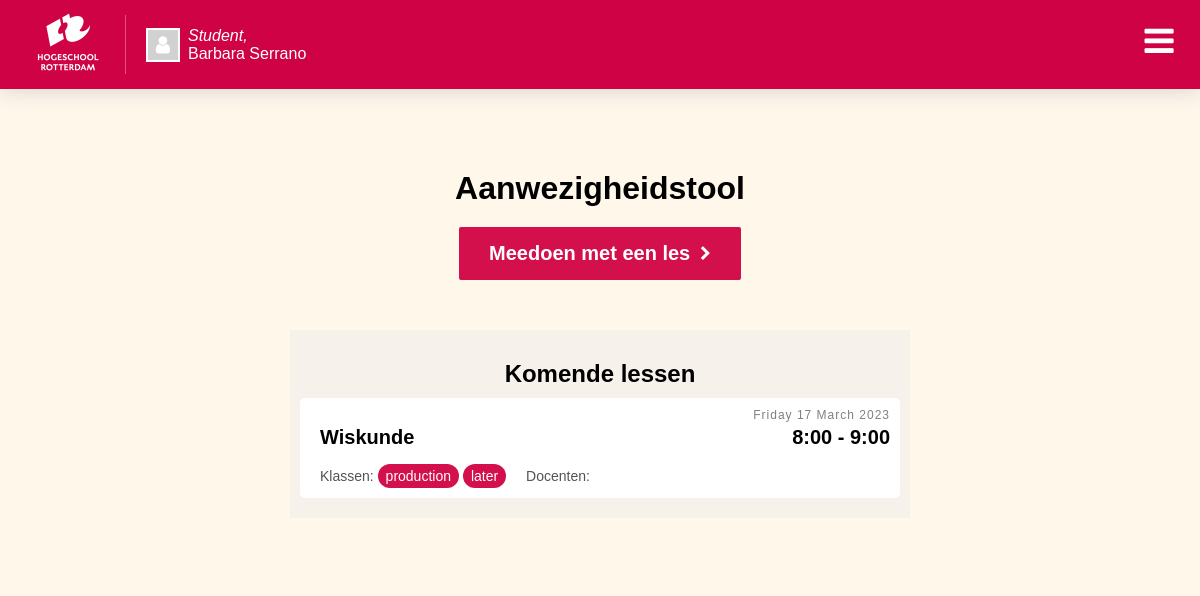
Screenshot of /home (signed in) with the database file from the repository.
### app/models.py (models this page shows, shortened)
@dataclass
class Student(db.Model):
    id: int = db.Column(db.Integer, primary_key=True)
    user_id: int = db.Column(
        db.Integer, db.ForeignKey('user.id'), nullable=False)
    student_number: int = db.Column(db.String(20), nullable=False)
    first_name: str = db.Column(db.String(50), nullable=False)
    last_name: str = db.Column(db.String(50), nullable=False)
    groups = db.relationship('StudentGroup', back_populates='student')
    meetings = db.relationship('StudentMeeting', back_populates='student')
    user = db.relationship('User', back_populates='student')
    @property
    def full_name(self):
        return f"{self.first_name} {self.last_name}"

@dataclass
class Meeting(db.Model):
    id: int = db.Column(db.Integer, primary_key=True)
    name: str = db.Column(db.String(100), nullable=False)
    start_time: str = db.Column(db.String(20), nullable=False)
    end_time: str = db.Column(db.String(20), nullable=False)
    date: datetime.date = db.Column(db.Date(), nullable=False)
    status: int = db.Column(db.Integer, nullable=False, default=0)
    description: str = db.Column(db.Text(), nullable=False)
    meeting_code: int = db.Column(db.Integer(), nullable=False, unique=True)
    students = db.relationship('StudentMeeting', back_populates='meeting')
    groups = db.relationship('GroupMeeting', back_populates='meeting')
    teachers = db.relationship('TeacherMeeting', back_populates='meeting')
    question = db.relationship('Question', back_populates='meeting')

@dataclass
class GroupMeeting(db.Model):
    id: int = db.Column(db.Integer, primary_key=True)
    group_id: int = db.Column(
        db.Integer, db.ForeignKey('group.id'), nullable=False)
    meeting_id: int = db.Column(
        db.Integer, db.ForeignKey('meeting.id'), nullable=False)
    group = db.relationship('Group', back_populates='meetings')
    meeting = db.relationship('Meeting', back_populates='groups')

@dataclass
class Group(db.Model):
    id: int = db.Column(db.Integer, primary_key=True)
    start_date: datetime.date = db.Column(db.Date, nullable=False)
    end_date: datetime.date = db.Column(db.Date, nullable=False)
    name: str = db.Column(db.String(50))
    meetings = db.relationship('GroupMeeting', back_populates='group')
    students = db.relationship('StudentGroup', back_populates='group')

### app/routes.py (the view)
@app.route("/home")
@login_required
def home():
    meetings = Meeting.query.filter(Meeting.date >= datetime.today().date()).limit(5).all()
    return render_template('index.html', meetings=meetings)

### app/models.py (called while the page is built)
@login_manager.user_loader
def load_user(user_id):
    user = User.query.get(user_id)
    return user

### app/templates/index.html (shortened to what this page needs)
{% extends "base.html" %}
{% block content %}
    <div class="container-window">
        <div class="container-middle">
            <h1>Aanwezigheidstool</h1>
            <a class="big-btn" href="{{url_for('presence_code')}}">Meedoen met een les <i class="fa fa-chevron-right"></i></a>
            <div class="meeting-container">
                <h2 class="container-title">Komende lessen</h2>
                {% for meeting in meetings%}
                    <div class="meeting-container-item">
                        <p class="meeting-item-date">{{meeting.date}}</p>
                        <div class="meeting-item-header">
                            <p>{{meeting.name}}</p>
                            <p>{{meeting.start_time}} - {{meeting.end_time}}</p>
                        </div>
                        <div class="meeting-item-content">
                            <div>
                                <span>Klassen:</span>
                                {% for group in meeting.groups%}
                                    <p class="meeting-item-group">{{group.group.name}}</p>
                                {% endfor %}
                            </div>
                            <div>
                                <span>Docenten:</span>
                            </div>
                        </div>
                    </div>
                {%endfor%}
            </div>
        </div>
    </div>
{% endblock %}

### app/templates/base.html (shortened to what this page needs)
<!DOCTYPE html>
<html lang="en">
    <head>
		<link rel="stylesheet" href="/static/style.css" />
		<link rel="stylesheet" href="https://cdnjs.cloudflare.com/ajax/libs/font-awesome/4.7.0/css/font-awesome.min.css">
		<link href="https://cdn.jsdelivr.net/npm/select2@4.1.0-rc.0/dist/css/select2.min.css" rel="stylesheet" />
    </head>
    <body>
		<nav class="header-container">
			<div class="header-inner">
				<div class="header-left">
					<a href="/" class="header-logo-button">
						<img
						class="header-logo"
						src="/static/images/logo.png"
						alt="Hogeschool Rotterdam"
						/>
					</a>
					{% if current_user.is_authenticated%}
						<a href="{{url_for('overview_page')}}" class="user-profile">
							<i class="fa fa-user user-icon"></i>
							<div class="user-info">
								{% if current_user.role == 0%}
									<span class="user-prefix">Docent, </span>
									<span>{{ current_user.teacher[0].full_name}}</span>
								{%elif current_user.role == 1%}
									<span class="user-prefix">Student, </span>
									<span>{{ current_user.student[0].full_name}}</span>
								{% endif%}
							</div>
						</a>
					{% endif %}
				</div>
				<div class="header-right">
					<button class="hamburger" id="hamburger">
					<i class="fa fa-bars" ></i>
					</button>
				</div>
			</div>
		</nav>
		{% block content %}
		{% endblock %}
    </body>
</html>

### app/static/style.css (style rules this page uses)
*, *::before, *::after { margin: 0; }
body { font-family: Poppins, sans-serif; background-color: #fff7ea; padding-top: 120px; }
a { color: black; text-decoration: none; }
.header-container { background: #fff7ea; background-color: #cf0245; min-height: 70px; position: fixed; top: 0; width: 100%; z-index: 999; box-shadow: 0 0 20px 0px #c9c9c9e0; }
.header-left { border-style: none; height: auto; max-width: 500px; margin-top: 5px; margin-bottom: 5px; display: flex; gap: 20px; }
.hamburger { position: fixed; z-index: 100; top: 1rem; right: 1rem; border: none; cursor: pointer; width: 50px; height: 50px; font-size: 34px; background-color: transparent; color: white; }
.container-window { padding-top: 50px; overflow: hidden; display: flex; justify-content: center; align-items: center; background-color: #fff7ea; }
.header-logo { width: 75px; height: 75px; padding-left: 30px; }
.header-logo-button { border: none; background: transparent; cursor: pointer; }
.container-middle { width: 100%; height: 100%; display: flex; flex-direction: column; justify-content: center; align-items: center; }
.user-prefix { font-style: italic; }
.user-info { display: flex; flex-direction: column; }
.user-profile { display: flex; justify-content: center; align-items: center; color: white; border-left: 1px solid rgba(255, 255, 255, 0.329); padding-left: 20px; margin: 10px 0; }
.fa.user-icon { font-size: 20px; width: 30px; height: 30px; border: 2px solid white; display: flex; justify-content: center; align-items: center; background-color: rgb(209, 209, 209); margin-right: 8px }
.big-btn { font-size: 20px; padding: 15px 30px; background-color: #d30f4c; color: white; font-weight: bold; box-shadow: inset 0 0 20px 20px rgba(0, 0, 0, 0); transition: .2s; margin-top: 20px; border-radius: 2px; display: flex; gap: 10px; justify-content: center; align-items: center; }
.big-btn>i { font-size: 15px; }
.meeting-container { width: 50%; min-width: 400px; margin: 50px auto; background-color: #ededed81; padding: 20px 10px; }
.meeting-container-item { background-color: white; padding: 10px; border-radius: 5px; padding-left: 20px; }
.meeting-item-date { font-size: 12px; letter-spacing: 1px; color: grey; text-align: right; padding-bottom: 4px; }
.meeting-item-header { display: flex; justify-content: space-between; font-weight: bold; margin-bottom: 5px; font-size: 20px; }
.meeting-item-content { display: flex; gap: 20px; color: rgb(83, 83, 83); align-items: center; padding-top: 10px; font-size: 14px }
.meeting-item-group { display: inline-block; background-color: #d30f4c; padding: 4px 8px; color: white; border-radius: 15px; }
.container-title { text-align: center; margin: 10px 0; }

### rows the page displays
Student: first_name+last_name "Barbara Serrano"
Meeting: name "Wiskunde", start_time "8:00", end_time "9:00"
GroupMeeting: group.name "production"
GroupMeeting: group.name "later"
